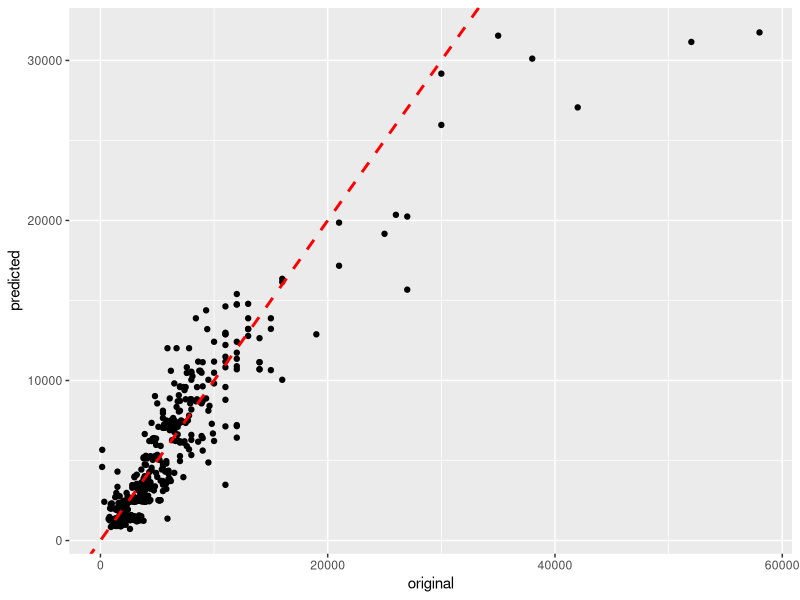

Reproduce this figure in R.
### 渋谷区の中古マンション価格の例
### 交差項の追加
library(tidyverse)
dat <- read_csv("shibuya21.csv") 
est4 <- lm(price ~ area + age + area:age, data = dat)
# area:ageがareaとageの交差項を表す
summary(est4)
# 交差項area:ageは有意. また, 自由度調整済み決定係数が
# 交差項なしのモデルと比べて上昇している
## モデルの別記法
lm(price ~ area*age, data = dat)
# area*ageはarea+age+area:ageと同じ意味となる
## 交差項ありのモデルを用いて築年数が5年増えたときの
## マンション価格を予測してみる
## 説明変数の新規データの作成
newx <- mutate(dat, age = age + 5) # 築年数を5年増やす
## 新規データnewxから予測されるpriceの値
pred <- predict(est4, newx) 
## 散布図によって元の値と予測値を比較
ggplot() +
  geom_point(aes(dat$price, pred)) +
  labs(x = "original", y = "predicted") + 
  geom_abline(intercept = 0, slope = 1, color = "red", 
              lty = "dashed", linewidth = 1) # 45度線
# 前の予測結果と異なり負の価格が予測されている
# 物件はなくなっている
